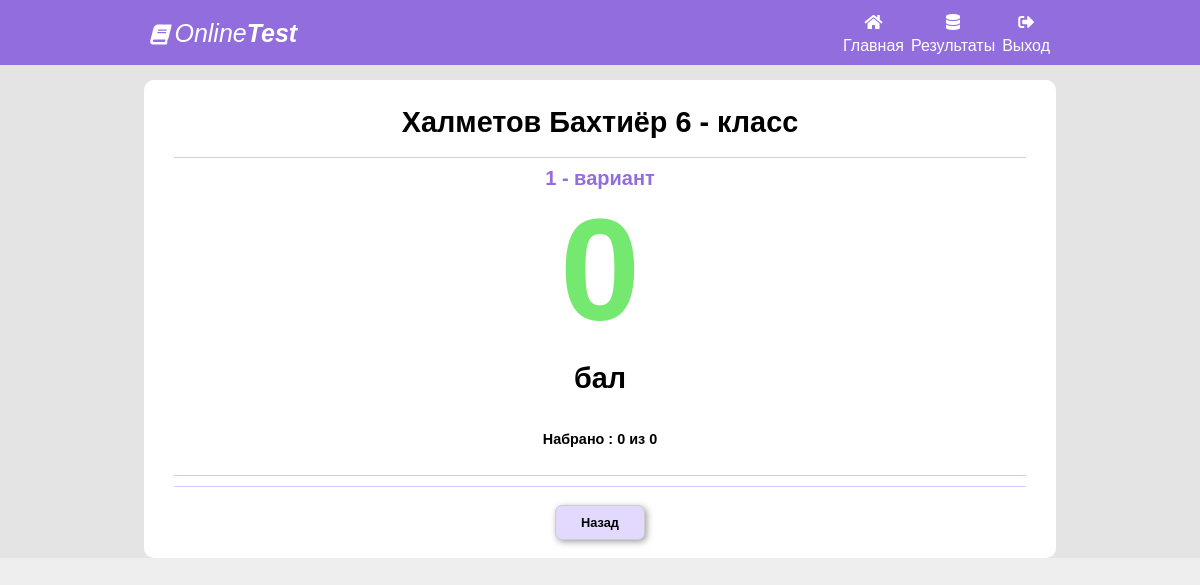
The page /analize/67 (signed in) on the database its author committed.
### main/models.py (models this page shows, shortened)
class UserTestItem(models.Model):
    title = models.CharField(max_length=200, blank=True)
    test = models.ForeignKey(Test, on_delete=models.CASCADE, default="")
    user = models.ForeignKey(User, on_delete=models.CASCADE, default="")
    start_date = models.DateTimeField()
    stop_date = models.DateTimeField()
    ball = models.IntegerField(default=0)
    count_question = models.IntegerField(default=0)
    true_question = models.IntegerField(default=0)

class User(models.Model):
    first_name = models.CharField(max_length=300)
    last_name = models.CharField(max_length=300)
    clas = models.ForeignKey(Class, on_delete=models.CASCADE)
    ball = models.IntegerField(default=0)
    rating = models.IntegerField(default=0)

class Class(models.Model):
    title = models.CharField(max_length=300)

class Test(models.Model):
    title = models.CharField(max_length=300, blank=True, default="")
    subject = models.ForeignKey(Subject, on_delete=models.CASCADE)
    clas = models.ForeignKey(Class, on_delete=models.CASCADE)
    start_time = models.DateTimeField()
    stop_time = models.DateTimeField()
    limit = models.IntegerField(default=40)
    description = models.TextField()

### main/views.py (the view)
# urls.py: path('analize/<int:test_id>', analizeHandler),
def analizeHandler(request, test_id):
    test_info = None
    test_id = test_id
    test_user_item_variants = []
    if not request.user.is_authenticated:
        tests = []
        current_user = request.session.get('user_id', None)
        if current_user:
            current_user = User.objects.get(id=int(current_user))
            if current_user:
                test_info = UserTestItem.objects.filter(user__id=int(current_user.id)).filter(id=test_id)
                if test_info:
                    test_info = test_info[0]
    else:
        test_info = UserTestItem.objects.get(id=test_id)
    if test_info:
        test_user_item_variants = UserTestItemVariant.objects.filter(user_test_item__id = test_id)
    return render(request, 'analize.html', {'test_user_item_variants':test_user_item_variants, 'test_info':test_info})

### templates/analize.html (shortened to what this page needs)
<!DOCTYPE html>
<html>
<head>
	<link rel="stylesheet" type="text/css" href="/static/style2.css">
	<link rel="stylesheet" href="https://use.fontawesome.com/releases/v5.6.1/css/all.css"
>
</head>
<body>
<div class="body">
<div class="nav">
	<div class="nav-bar">
	<div class="head-left" style="font-style:italic;">
		<i class="fa fa-book" style="font-style:italic; font-size:20px;"></i>	Online<b>Test</b>
	</div>
	<div class="head-right">
		<div class="alla">
			<a href="/" class="nav-link">
				<i class="fas fa-home"></i>
				<span>Главная</span>
			</a>
		</div>
		<div class="alla">
			<a href="/results" class="nav-link">
				<i class="fas fa-database"></i>
				<span>Результаты</span>
			</a>
		</div>
		<div class="alla">
			<a href="/davay" class="nav-link">
				<i class="fas fa-sign-out-alt"></i>
				<span>Выход</span>
			</a>
		</div>
	</div>
	</div>
</div>
<div class="container">
	<div class="left-container"><br>
		{% if test_info %}
		<h1>{{ test_info.user.last_name }} {{ test_info.user.first_name }} {{ test_info.user.clas.title }}</h1>
		<hr class="hr-2">
		<center class="subject-1">
			{{ test_info.test.title }}
		</center>
		<div class="ball">
			{{ test_info.ball }}<br>
			<h1>бал</h1>
		</div>
		<br>
		<div class="count" style="text-align: center;margin: 0">Набрано : {{ test_info.ball }} из {{ test_info.count_question }}</div>
		<br>
		<hr class="hr-2">
		<hr class="hr-2">
		<div class="nav-button">
			<a style="text-decoration:none;" href="/results"><input type="button" id="prev" class="input-button" name="prev-button" value="Назад"></a>
		</div><br>
		{% endif %}
	</div>
</div>
</div>
</body>
</html>

### static/style2.css (style rules this page uses)
body , a , li , div , p , span , ul { margin: 0 auto; padding: 0px; }
a { text-decoration:none; }
.body { background-color: #d5d5d566; }
.nav a { top:-10px; color:#fff; font-size:16px; display:grid; }
.nav-bar { width: 75%; }
.alla { display:inline-block; }
.head-left { display:inline-block; margin-top: 8px; }
.head-right { display:inline-block; float: right; text-align: center; margin-top: 4px; }
.nav { width: 100%; line-height:2; font-size: 25px; color: white; height: 65px; background-color: #926dde; }
.nav-link { position:relative; }
.container { margin-right: 30px; margin-top: 15px; margin-left: 30px; }
.left-container { width: 80%; background-color: white; border-radius: 10px ; }
.left-container h1 { font-family: "Segoe UI Semilight",Tahoma,Helvetica,Sans-Serif; color: #000; text-align: center; font-size: 1.8rem; font-style: normal; padding: 0 0 0; line-height: 100%; margin: 10px 30px 20px 30px; }
.hr-2 { border:none; height: 1px; margin:10px 30px 10px 30px; background-color: #d4c8fe; }
input { -webkit-writing-mode: horizontal-tb !important; text-rendering: auto; color: -internal-light-dark(black, white); letter-spacing: normal; word-spacing: normal; text-transform: none; text-indent: 0px; text-shadow: none; display: inline-block; text-align: start; appearance: textfield; background-color: -internal-light-dark(rgb(255, 255, 255), rgb(59, 59, 59)); -webkit-rtl-ordering: logical; cursor: text; margin: 0em; font: 400 13.3333px Arial; padding: 1px 2px; border-width: 2px; border-style: inset; border-color: -internal-light-dark(rgb(118, 118, 118), rgb(133, 133, 133)); border-image: initial; background-color: initial; cursor: default; appearance: auto; box-sizing: border-box; margin: 0 0 10px 30px; padding: initial; border: initial; }
.nav-button { float: inherit; text-align: center; }
.input-button { text-align: center; border: 1px solid #ccc; border-radius: 7px; font-family: "Segoe UI Regular",Tahoma,Helvetica,Sans-Serif; border-radius: 7px; color: #000; padding: 6px; font-size: 18px; background: #e3d9fe; width: 150px; margin-right: 0; display: block; cursor: pointer; -moz-transition: all .1s 10ms ease-in; -o-transition: all .1s 10ms ease-in; -webkit-transition: all .1s 10ms ease-in; -webkit-box-shadow: 2px 2px 6px 0 rgb(133 133 133 / 77%); -moz-box-shadow: 2px 2px 6px 0 rgba(133,133,133,.77); box-shadow: 2px 2px 6px 0 rgb(133 133 133 / 77%); }
#prev , #next { display: inline; padding: 7px; width: auto; min-width: 90px; margin: 8px 5px 0; font-weight: 600; font-size: 0.8rem; line-height: 1.2rem; }
.count { margin: 0 0 10px 30px; font-weight: 600; font-size: 0.9rem; }
body { background-color: #d5d5d566; font-family: sans-serif; font-weight: 100; }
.subject-1 { color: #926dde; font-size: 20px; line-height: 20px; font-weight: 600; }
.fas { color:#fff; font-size:16px; }
.ball { text-align: center; font-weight: 600; font-size: 9rem; color: #75e96f; }

### rows shown on the page
UserTestItem: user.last_name "Халметов", user.first_name "Бахтиёр", user.clas "6 - класс", test "1 - вариант", ball "0", count_question "0"
